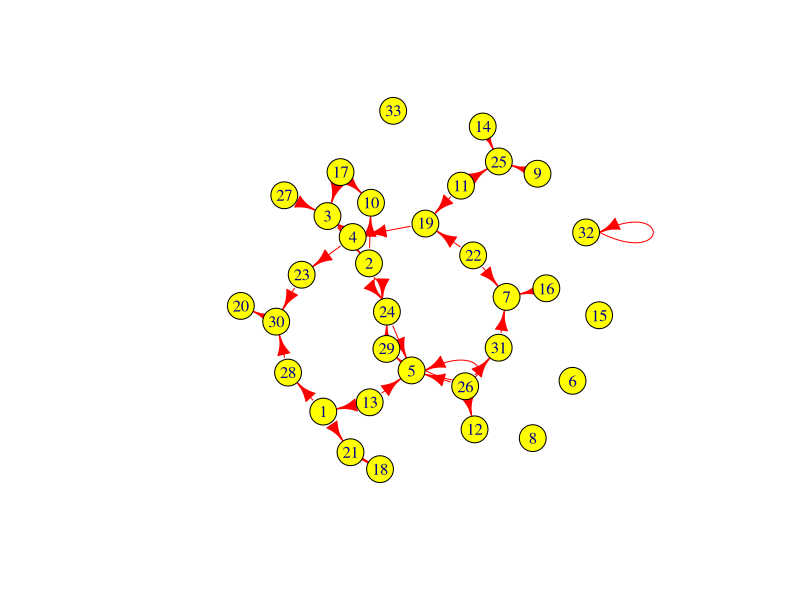
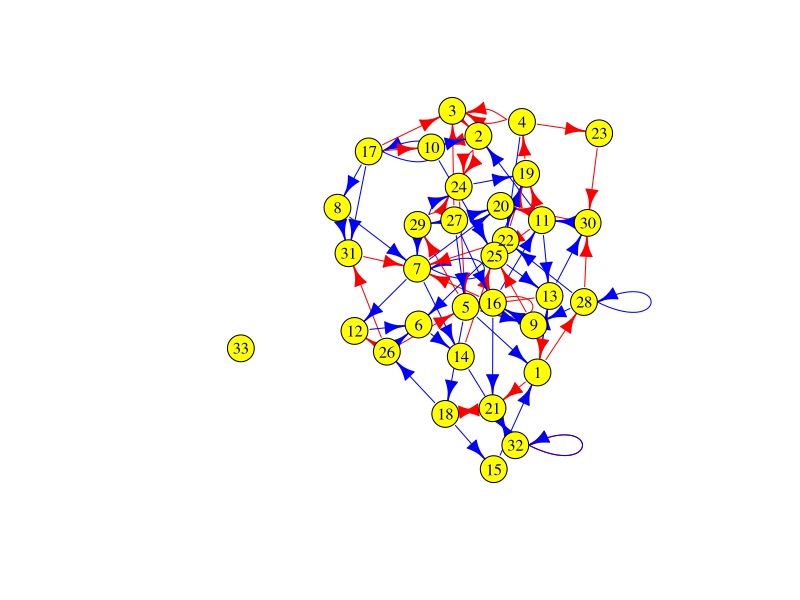
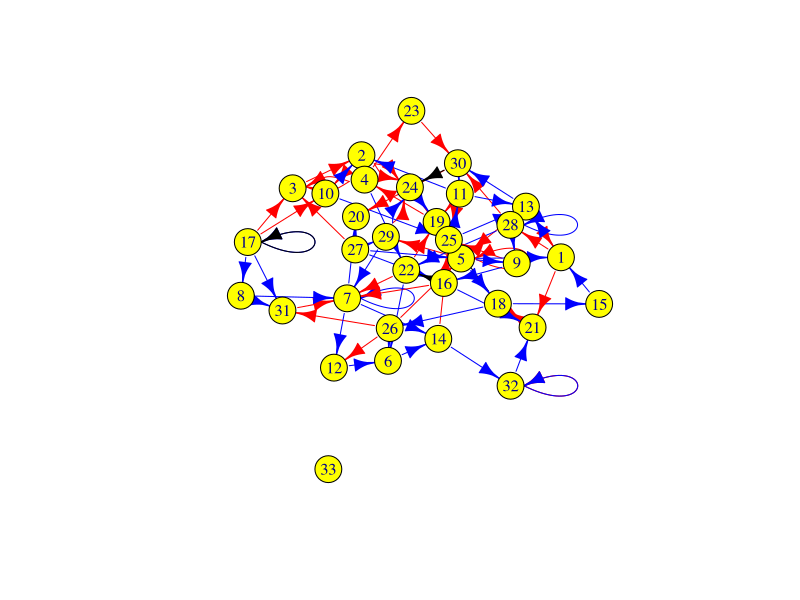
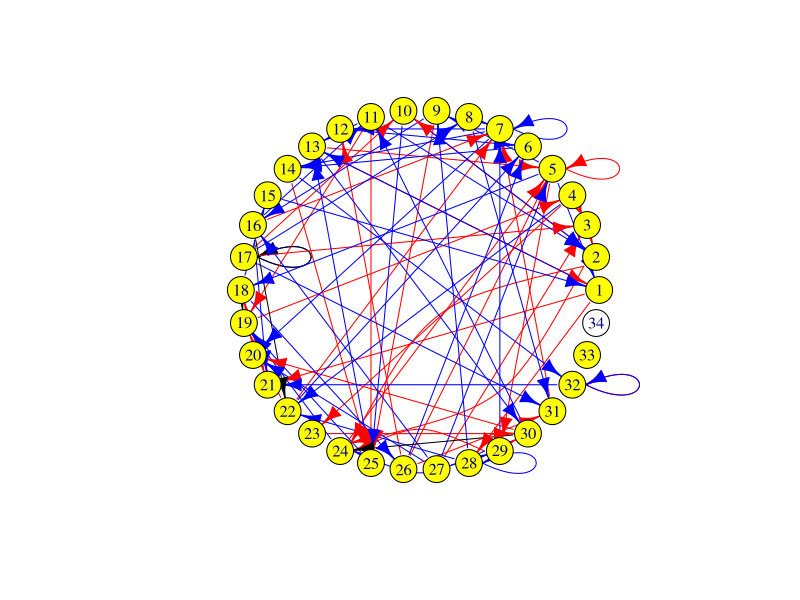
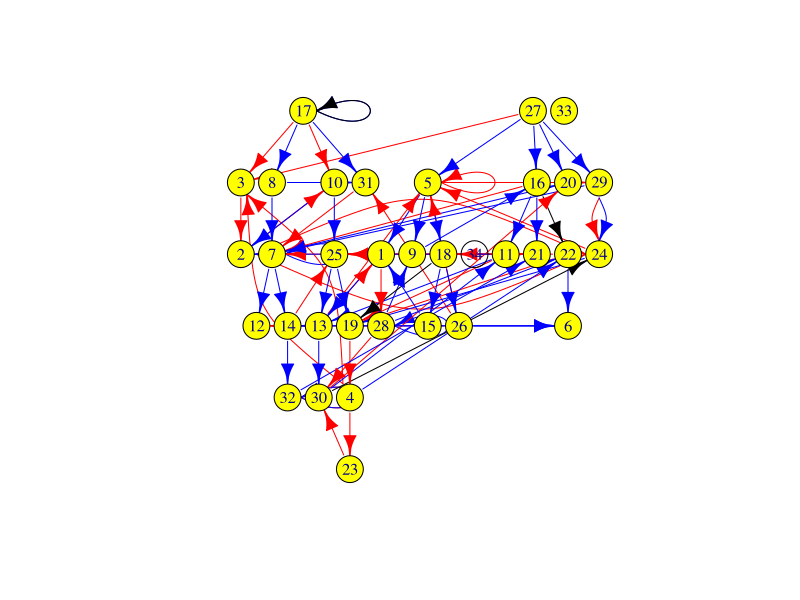
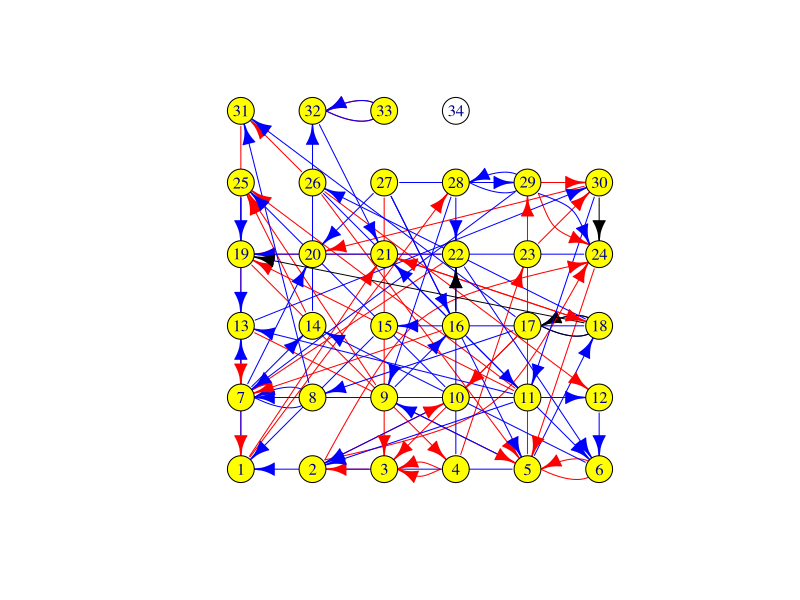
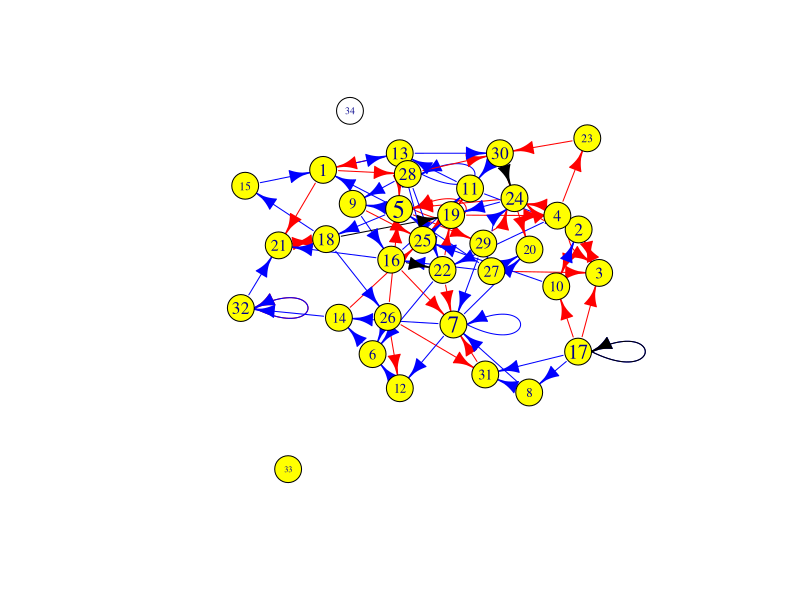

Generate these figures, in order, with R:
# Load required libraries
# install.packages("datastructures", repos = "http://cran.us.r-project.org")
# Load required libraries
library(igraph)

# 1
N <- 9
G_size <- sample(N+10:((N/10+5)^2+5*N), 1)
g <- make_ring(G_size)
cat("Number of vertices:", vcount(g), "\n")
cat("Number of edges:", ecount(g), "\n")
adj_matrix <- as_adjacency_matrix(g)
print(adj_matrix)

# 2
g1 <- make_empty_graph(G_size)
V(g1)$color <- "yellow"
E(g1)$color <- NA

random_edges <- sample(1:(G_size-1), N*8, replace = TRUE)
edges_to_add <- matrix(random_edges, ncol = 2, byrow = TRUE)
g1 <- g1 + edges(edges_to_add, color = "red")
plot(g1)
print(as_adjacency_matrix(g1))

random_edges <- sample(1:(G_size-1), N*10, replace = TRUE)
edges_to_add <- matrix(random_edges, ncol = 2, byrow = TRUE)
g1 <- g1 + edges(edges_to_add, color = "blue")
plot(g1)
print(as_adjacency_matrix(g1))

# 3
custom_edges <- c(2*N+23, 2*N+20, 2*N+12, N+15, 2*N-1, N+8, 2*N, 2*N+1, N+7, N+13)
edges_to_add <- matrix(custom_edges, ncol = 2, byrow = TRUE)

for (i in seq(1, nrow(edges_to_add), by = 1)) {
  if (all(edges_to_add[i,] %in% V(g1))) {
    g1 <- g1 + edges(edges_to_add[i,], color = "black")
  }
}

plot(g1)
cat("Neighbors of the", N, "th vertex:\n")
print(neighbors(g1, N))
cat("Edges incident to the", N, "th vertex:\n")
print(incident(g1, N))

cat("Are vertices", N+10, "and", N+12, "connected?\n")
cat(are_adjacent(g1, N+10, N+12), "\n")
print(as_adjacency_matrix(g1))

# 4
vertex_to_add <- which.max(degree(g1))
g1 <- add_vertices(g1, 1)
g1 <- add_edges(g1, c(vertex_to_add, vcount(g1)))
# V(g1)$name <- c(LETTERS[1:(G_size+1)], letters[1:(G_size+1)])[1:(G_size+1)]
V(g1)$name <- as.character(1:(G_size+1))
print(as_adjacency_matrix(g1))

selected_vertices <- V(g1)[degree(g1) < 5 & degree(g1) > 2]
cat("Vertices with degree less than 5 and greater than 2:\n")
print(selected_vertices)

# 5
layouts <- list(
  in_circle = layout_in_circle(g1),
  in_tree = layout_as_tree(g1),
  lattice = layout_on_grid(g1)
)

# You can try the layouts using plot function, e.g.:
plot(g1, layout = layouts$in_circle)
plot(g1, layout = layouts$in_tree)
plot(g1, layout = layouts$lattice)


cat("Are vertices", N+10, "and", N+12, "connected?\n")
if (all(c(N+10, N+12) %in% V(g1))) {
  cat(are_adjacent(g1, N+10, N+12), "\n")
} else {
  cat("Invalid vertex IDs\n")
}
print(as_adjacency_matrix(g1))

# 6
cat("Diameter of the graph g1:", diameter(g1), "\n")
all_shortest_paths <- shortest_paths(g1, from = V(g1))
cat("Shortest paths for each vertex:\n")
print(all_shortest_paths$vpath)
V(g1)$label.cex <- 0.5 + degree(g1)/max(degree(g1))
plot(g1)


# TASK 2

# # Example usage
# N <- 5
# K <- 2
# roads <- list(
#   c(1, 2, 2),
#   c(2, 3, 4),
#   c(1, 4, 6),
#   c(4, 5, 3)
# )

# Dijkstra's algorithm function
dijkstra <- function(graph, source) {
  n <- nrow(graph)
  dist <- rep(1e9, n)
  dist[source] <- 0
  visited <- rep(FALSE, n)

  for (i in 1:n) {
    u <- -1

    for (j in 1:n) {
      if (!visited[j] && (u == -1 || dist[j] < dist[u])) {
        u <- j
      }
    }

    visited[u] <- TRUE

    for (v in 1:n) {
      if (!visited[v] && graph[u, v] < 1e9) {
        new_dist <- dist[u] + graph[u, v]
        if (new_dist < dist[v]) {
          dist[v] <- new_dist
        }
      }
    }
  }

  return(dist)
}

# Read input
# N <- as.integer(readline(prompt = "Enter the number of houses (N): "))
# K <- as.integer(readline(prompt = "Enter the number of roads (K): "))

N <- 6 # Number of houses
K <- 7 # Number of roads

# Initialize distance matrix with large values
graph <- matrix(1e9, nrow = N, ncol = N)

# Roads: (A, B, length)
roads <- list(
  c(1, 2, 4),
  c(1, 3, 2),
  c(2, 3, 1),
  c(2, 4, 5),
  c(3, 4, 8),
  c(3, 5, 10),
  c(4, 6, 6)
)

# Read roads and update graph
for (i in 1:K) {
  # road <- as.integer(unlist(strsplit(readline(prompt = "Enter road details (A, B, length): "), " ")))
  road <- roads[[i]]
  graph[road[1], road[2]] <- road[3]
  graph[road[2], road[1]] <- road[3]
}

# Calculate all-pairs shortest paths using Dijkstra's algorithm
all_pair_shortest_paths <- lapply(1:N, function(source) dijkstra(graph, source))
dist_matrix <- do.call(rbind, all_pair_shortest_paths)

# Find the house with minimum sum of distances
min_distance <- sum(dist_matrix[1, ])
meeting_point <- 1

for (i in 2:N) {
  curr_distance <- sum(dist_matrix[i, ])
  if (curr_distance < min_distance) {
    min_distance <- curr_distance
    meeting_point <- i
  }
}

cat("The optimal meeting point is house number", meeting_point, "\n")
